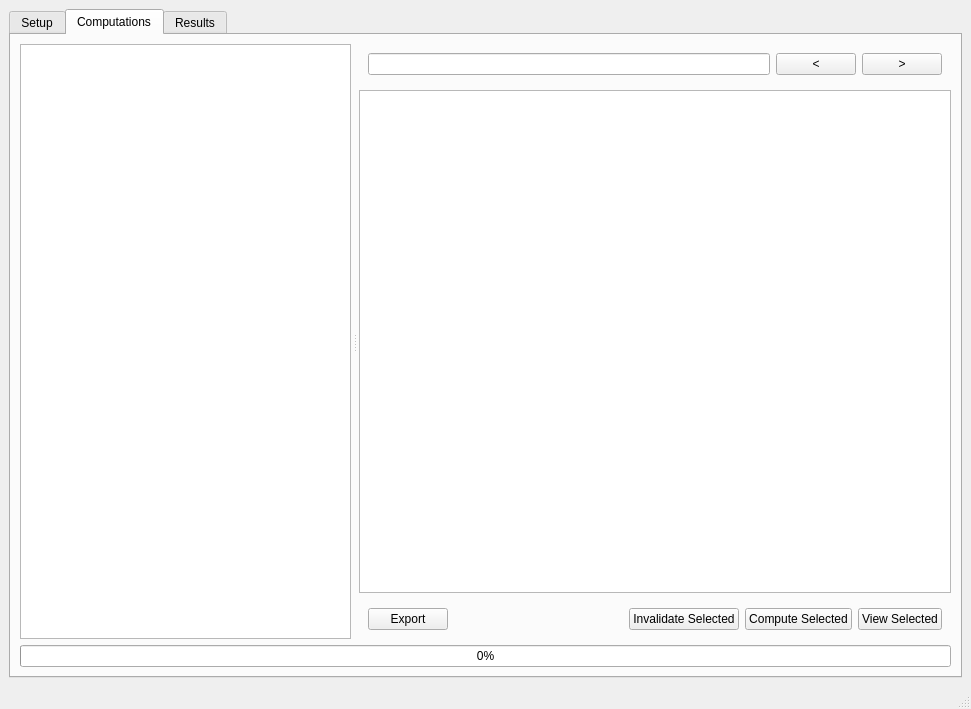
<?xml version="1.0" encoding="UTF-8"?>
<ui version="4.0">
 <class>MainWindow</class>
 <widget class="QMainWindow" name="MainWindow">
  <property name="geometry">
   <rect>
    <x>0</x>
    <y>0</y>
    <width>971</width>
    <height>709</height>
   </rect>
  </property>
  <property name="windowTitle">
   <string>MainWindow</string>
  </property>
  <widget class="QWidget" name="centralwidget">
   <layout class="QVBoxLayout" name="verticalLayout_2">
    <item>
     <widget class="QTabWidget" name="tabWidget">
      <property name="currentIndex">
       <number>1</number>
      </property>
      <widget class="QWidget" name="setup_tab">
       <attribute name="title">
        <string>Setup</string>
       </attribute>
       <layout class="QVBoxLayout" name="verticalLayout_5">
        <item>
         <widget class="QTreeView" name="treeView"/>
        </item>
        <item>
         <widget class="QWidget" name="widget_3" native="true">
          <layout class="QHBoxLayout" name="horizontalLayout_3">
           <item>
            <widget class="QPushButton" name="export_params">
             <property name="text">
              <string>Export Params</string>
             </property>
            </widget>
           </item>
           <item>
            <widget class="QPushButton" name="load_params">
             <property name="text">
              <string>Load Params</string>
             </property>
            </widget>
           </item>
           <item>
            <spacer name="horizontalSpacer_2">
             <property name="orientation">
              <enum>Qt::Horizontal</enum>
             </property>
             <property name="sizeHint" stdset="0">
              <size>
               <width>40</width>
               <height>20</height>
              </size>
             </property>
            </spacer>
           </item>
          </layout>
         </widget>
        </item>
       </layout>
      </widget>
      <widget class="QWidget" name="computation_tab">
       <attribute name="title">
        <string>Computations</string>
       </attribute>
       <layout class="QVBoxLayout" name="verticalLayout_3">
        <item>
         <widget class="QSplitter" name="splitter">
          <property name="sizePolicy">
           <sizepolicy hsizetype="Preferred" vsizetype="Preferred">
            <horstretch>1</horstretch>
            <verstretch>0</verstretch>
           </sizepolicy>
          </property>
          <property name="frameShape">
           <enum>QFrame::NoFrame</enum>
          </property>
          <property name="lineWidth">
           <number>2</number>
          </property>
          <property name="midLineWidth">
           <number>2</number>
          </property>
          <property name="orientation">
           <enum>Qt::Horizontal</enum>
          </property>
          <property name="handleWidth">
           <number>8</number>
          </property>
          <widget class="QListView" name="listView">
           <property name="sizePolicy">
            <sizepolicy hsizetype="Ignored" vsizetype="Expanding">
             <horstretch>0</horstretch>
             <verstretch>0</verstretch>
            </sizepolicy>
           </property>
           <property name="minimumSize">
            <size>
             <width>10</width>
             <height>0</height>
            </size>
           </property>
          </widget>
          <widget class="QWidget" name="widget" native="true">
           <layout class="QVBoxLayout" name="verticalLayout">
            <item>
             <widget class="QWidget" name="widget_4" native="true">
              <layout class="QHBoxLayout" name="horizontalLayout">
               <item>
                <widget class="QLineEdit" name="query"/>
               </item>
               <item>
                <widget class="QPushButton" name="previous">
                 <property name="text">
                  <string>&lt;</string>
                 </property>
                </widget>
               </item>
               <item>
                <widget class="QPushButton" name="next">
                 <property name="text">
                  <string>&gt;</string>
                 </property>
                </widget>
               </item>
              </layout>
             </widget>
            </item>
            <item>
             <widget class="QTableView" name="tableView"/>
            </item>
            <item>
             <widget class="QWidget" name="widget_2" native="true">
              <layout class="QHBoxLayout" name="horizontalLayout_2">
               <item>
                <widget class="QPushButton" name="export_btn">
                 <property name="text">
                  <string>Export</string>
                 </property>
                </widget>
               </item>
               <item>
                <spacer name="horizontalSpacer">
                 <property name="orientation">
                  <enum>Qt::Horizontal</enum>
                 </property>
                 <property name="sizeHint" stdset="0">
                  <size>
                   <width>40</width>
                   <height>20</height>
                  </size>
                 </property>
                </spacer>
               </item>
               <item>
                <widget class="QPushButton" name="invalidate">
                 <property name="text">
                  <string>Invalidate Selected</string>
                 </property>
                </widget>
               </item>
               <item>
                <widget class="QPushButton" name="compute">
                 <property name="text">
                  <string>Compute Selected</string>
                 </property>
                </widget>
               </item>
               <item>
                <widget class="QPushButton" name="view">
                 <property name="text">
                  <string>View Selected</string>
                 </property>
                </widget>
               </item>
              </layout>
             </widget>
            </item>
           </layout>
          </widget>
         </widget>
        </item>
        <item>
         <widget class="QProgressBar" name="progressBar">
          <property name="value">
           <number>0</number>
          </property>
         </widget>
        </item>
       </layout>
      </widget>
      <widget class="QWidget" name="result_tab">
       <attribute name="title">
        <string>Results</string>
       </attribute>
       <layout class="QVBoxLayout" name="verticalLayout_4">
        <item>
         <widget class="QTabWidget" name="result_tabs">
          <property name="currentIndex">
           <number>-1</number>
          </property>
         </widget>
        </item>
       </layout>
      </widget>
     </widget>
    </item>
   </layout>
  </widget>
  <widget class="QMenuBar" name="menubar">
   <property name="geometry">
    <rect>
     <x>0</x>
     <y>0</y>
     <width>971</width>
     <height>20</height>
    </rect>
   </property>
  </widget>
  <widget class="QStatusBar" name="statusbar"/>
 </widget>
 <resources/>
 <connections/>
</ui>
